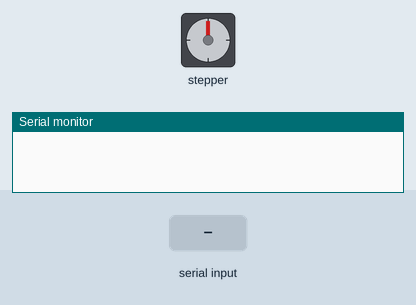
A sketch run on a simulated Arduino Uno, built with avr-gcc and run on an emulated ATmega328P. Parts: stepper motor, the last lines printed to the serial monitor. The inputs (shaded band) are chosen by the test bench. Stepper angles assume 200 steps per turn.

Above: at 1.2 s.
1.3 s: "90,45\n" received over Serial
At 2.6 s:
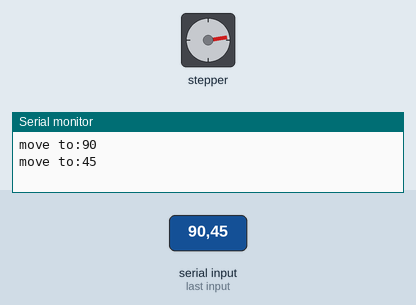
4.3 s: "30,150\n" received over Serial
At 5.7 s:
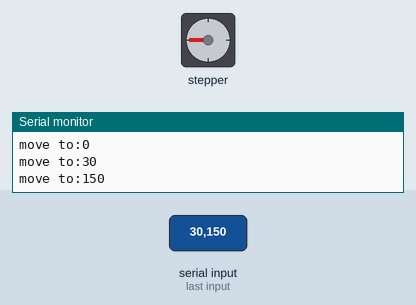
7.3 s: "200\n" received over Serial
At 7.79 s:
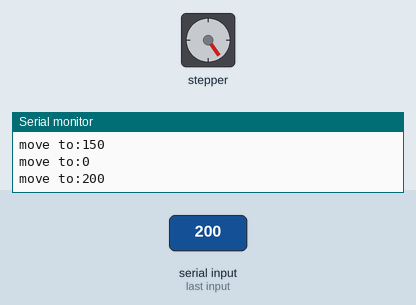
10.3 s: "90\n" received over Serial
At 11.3 s:
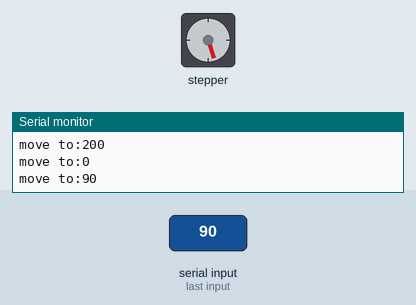
Timing chart, 0 to 13.5 s (numbered marks = the images above; inputs shaded):
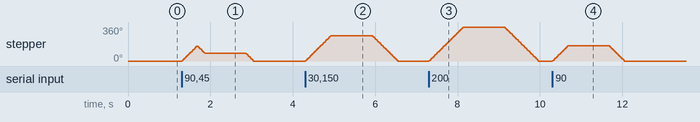

Measured:
- after the input at 1.3 s, stepper: turns 158° clockwise in 0.38 s, then 77° counter-clockwise in 0.16 s, then 81° counter-clockwise in 0.18 s
- after the input at 4.3 s, stepper: turns 270° clockwise in 0.62 s, then 270° counter-clockwise in 0.62 s
- after the input at 7.3 s, stepper: turns 360° clockwise in 0.83 s, then 360° counter-clockwise in 0.83 s
- after the input at 10.3 s, stepper: turns 162° clockwise in 0.37 s, then 162° counter-clockwise in 0.37 s

The sketch:

1_.ino
```cpp
/*Example sketch to control a stepper motor with DRV8825 stepper motor driver, AccelStepper library and Arduino: acceleration and deceleration. More info: https://www.makerguides.com */
// Include the AccelStepper library:
#include <AccelStepper.h>
// Define stepper motor connections and motor interface type. Motor interface type must be set to 1 when using a driver:
#define dirPin 2
#define stepPin 3
#define motorInterfaceType 1
int input;
// Create a new instance of the AccelStepper class:
AccelStepper stepper = AccelStepper(motorInterfaceType, stepPin, dirPin);
void setup() {
  // Set the maximum speed and acceleration:
  Serial.begin(9600);
  stepper.setMaxSpeed(250);
  stepper.setAcceleration(1000000);
}
void loop() {
  if(Serial.available()>0){
   // Set the target position:
   input = Serial.parseInt();
   Serial.print("move to:");
   Serial.println(input);
  }
    stepper.moveTo(input);
  // Run to target position with set speed and acceleration/deceleration:
  stepper.runToPosition();
}
```
